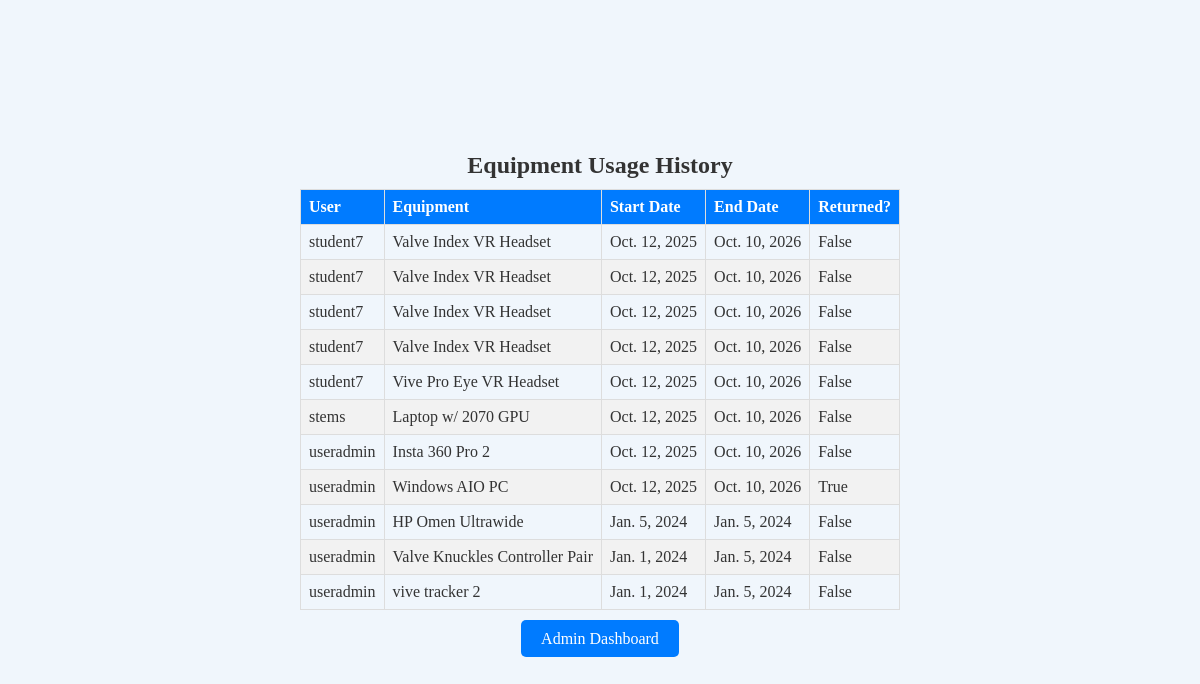
Page /equipment_report/ on the earlier database version.
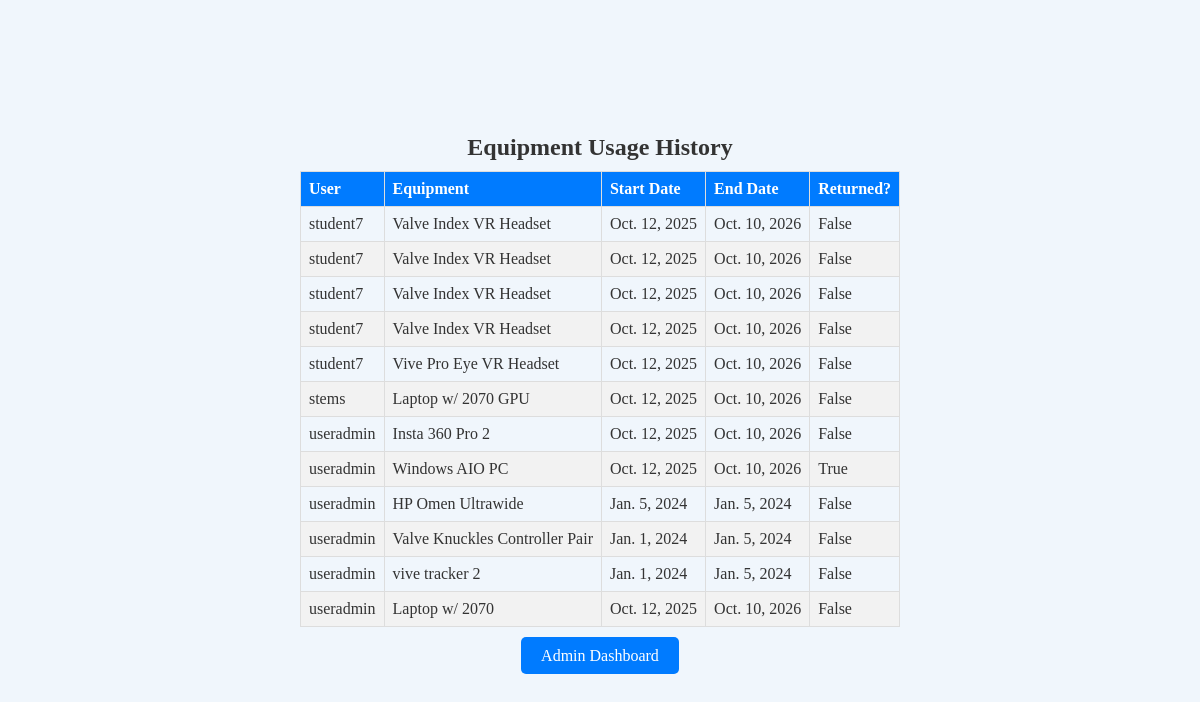
Same page on the later database version.
### main_name/models.py (models this page shows, shortened)
class Booking(models.Model):
    user = models.ForeignKey(User, on_delete=models.CASCADE)
    equipment = models.ForeignKey(Equipment, on_delete=models.CASCADE)
    date = models.DateField(auto_now_add=True)
    start_date = models.DateField(null=True, blank=True)
    end_date = models.DateField(null=True, blank=True)
    duration = models.IntegerField(default=0)
    purpose = models.TextField(default='General purpose')
    returned = models.BooleanField(default=False)
    STATUS_PENDING = 'pending'
    STATUS_APPROVED = 'approved'
    STATUS_REJECTED = 'rejected'
    STATUS_CANCELLED = 'cancelled'
    STATUS_CHOICES = [
        (STATUS_PENDING, 'Pending'),
        (STATUS_APPROVED, 'Approved'),
        (STATUS_REJECTED, 'Rejected'),
        (STATUS_CANCELLED, 'Cancelled'),
    ]
    status = models.CharField(max_length=10, choices=STATUS_CHOICES)

class User(AbstractUser):
    role_choices = [
        ('student', 'Student'),
        ('staff', 'Staff')
    ]
    role = models.CharField(max_length=10, choices=role_choices)
    class Meta:
        app_label = 'main_name'
    groups = models.ManyToManyField(
        Group,
        verbose_name=_('groups'),
        blank=True,
        related_name='main_name_users_groups',
        related_query_name='user_main_name_groups',
    )
    user_permissions = models.ManyToManyField(
        Permission,
        verbose_name=_('user permissions'),
        blank=True,
        related_name='main_name_users_permissions',
        related_query_name='user_main_name_permissions',
    )

class Equipment(models.Model):
    name = models.CharField(max_length=100)
    type = models.CharField(max_length=100)
    quantity = models.IntegerField(default=0)
    location = models.CharField(max_length=100)
    status = models.CharField(max_length=100)
    availability = models.BooleanField(default=True)
    asset_tag = models.CharField(max_length=100)
    on_site_only = models.BooleanField(default=False)
    def __str__(self):
        return self.name

### main_name/adminviews.py (the view)
# urls.py: path('equipment_report/', adminviews.equipment_usage_history, name='equipment_report'),
def equipment_usage_history(request):
    bookings = Booking.objects.all()
    return render(request, 'equipment_report.html', {'bookings': bookings})

### main_name/templates/equipment_report.html (shortened to what this page needs)
{% extends 'inventory/base.html' %}
{% block content %}
  <div class="container">
    <h2>Equipment Usage History</h2>
    <table>
      <thead>
        <tr>
          <th>User</th>
          <th>Equipment</th>
          <th>Start Date</th>
          <th>End Date</th>
          <th>Returned?</th>
        </tr>
      </thead>
      <tbody>
        {% for booking in bookings %}
        <tr>
          <td>{{ booking.user }}</td>
          <td>{{ booking.equipment }}</td>
          <td>{{ booking.start_date }}</td>
          <td>{{ booking.end_date }}</td>
          <td>{{ booking.returned }}</td>
        </tr>
        {% endfor %}
      </tbody>
    </table>
    <div class="button-container">
      <a href="{% url 'admin_dashboard' %}" class="btn btn-primary">Admin Dashboard</a>
    </div>
  </div>
{% endblock %}

### main_name/templates/inventory/base.html (shortened to what this page needs)
<!DOCTYPE html>
<html lang="en">
<head>
</head>
<body>
    {% block content %}
    {% endblock %}
</body>
</html>

### main_name/templates/equipment_report.html (style rules this page uses)
body { background-color: #f0f6fc; display: flex; justify-content: center; align-items: center; height: 100vh; margin: 0; }
.container { text-align: center; padding: 20px; }
h2 { color: #333; font-size: 24px; margin-bottom: 10px; }
table { width: 100%; margin-bottom: 20px; border-collapse: collapse; }
th, td { border: 1px solid #ddd; padding: 8px; text-align: left; color: #333; }
th { background-color: #007bff; color: #fff; }
tr:nth-child(even) { background-color: #f2f2f2; }
.btn-primary { background-color: #007bff; color: #fff; padding: 10px 20px; text-decoration: none; border: none; border-radius: 5px; font-size: 16px; }
.button-container { margin-bottom: 20px; }

Differences in the rows shown:
added Booking: user "useradmin", equipment "Laptop w/ 2070", start_date "Oct. 12, 2025", end_date "Oct. 10, 2026", returned "False"
